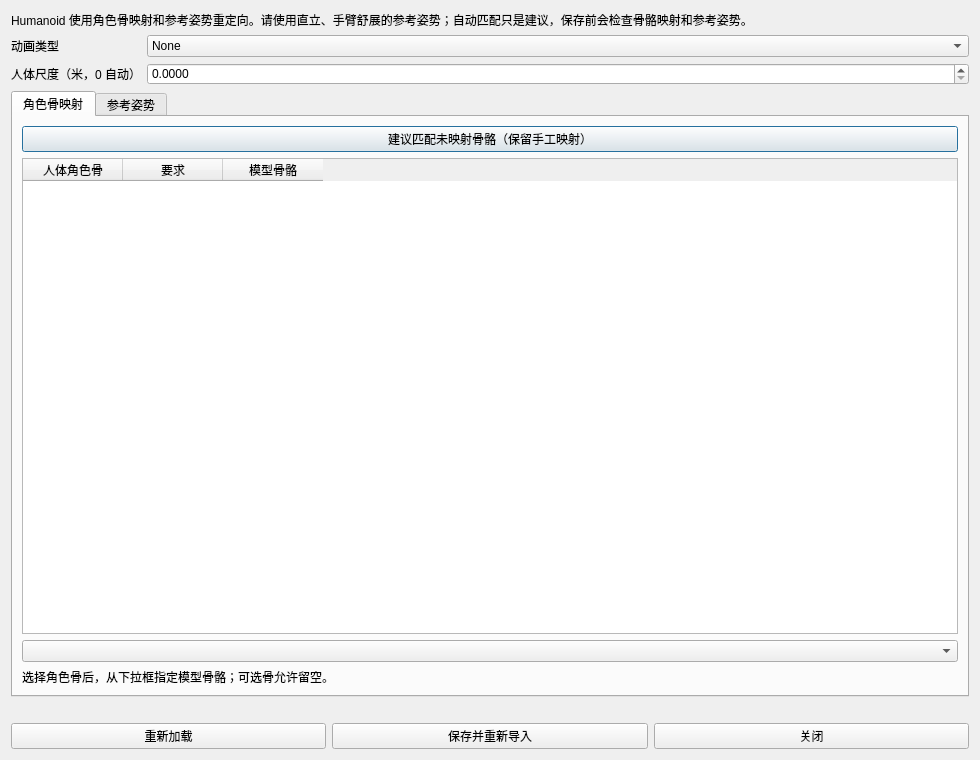
<?xml version='1.0' encoding='UTF-8'?>
<ui version="4.0">
 <class>ModelRigDialogForm</class>
 <widget class="QDialog" name="ModelRigDialogForm">
  <property name="windowTitle">
   <string>Humanoid Avatar · 骨架配置</string>
  </property>
  <property name="geometry">
   <rect>
    <x>0</x>
    <y>0</y>
    <width>980</width>
    <height>760</height>
   </rect>
  </property>
  <property name="styleSheet">
   <string>QLabel#statusLabel { color: #e8b55c; }</string>
  </property>
  <layout class="QVBoxLayout" name="mainLayout">
   <item>
    <widget class="QLabel" name="descriptionLabel">
     <property name="text">
      <string>Humanoid 使用角色骨映射和参考姿势重定向。请使用直立、手臂舒展的参考姿势；自动匹配只是建议，保存前会检查骨骼映射和参考姿势。</string>
     </property>
     <property name="wordWrap">
      <bool>true</bool>
     </property>
    </widget>
   </item>
   <item>
    <layout class="QFormLayout" name="rigForm">
     <item row="0" column="0">
      <widget class="QLabel" name="rigTypeComboLabel">
       <property name="text">
        <string>动画类型</string>
       </property>
      </widget>
     </item>
     <item row="0" column="1">
      <widget class="QComboBox" name="rigTypeCombo">
       <item>
        <property name="text">
         <string>None</string>
        </property>
       </item>
       <item>
        <property name="text">
         <string>Generic</string>
        </property>
       </item>
       <item>
        <property name="text">
         <string>Humanoid</string>
        </property>
       </item>
      </widget>
     </item>
     <item row="1" column="0">
      <widget class="QLabel" name="humanScaleSpinLabel">
       <property name="text">
        <string>人体尺度（米，0 自动）</string>
       </property>
      </widget>
     </item>
     <item row="1" column="1">
      <widget class="QDoubleSpinBox" name="humanScaleSpin">
       <property name="maximum">
        <double>100000</double>
       </property>
       <property name="decimals">
        <number>4</number>
       </property>
       <property name="keyboardTracking">
        <bool>false</bool>
       </property>
      </widget>
     </item>
    </layout>
   </item>
   <item>
    <widget class="QTabWidget" name="rigTabs">
     <widget class="QWidget" name="mappingTab">
      <attribute name="title">
       <string>角色骨映射</string>
      </attribute>
      <layout class="QVBoxLayout" name="mappingTabLayout">
       <item>
        <widget class="QPushButton" name="suggestButton">
         <property name="text">
          <string>建议匹配未映射骨骼（保留手工映射）</string>
         </property>
        </widget>
       </item>
       <item>
        <widget class="QTableWidget" name="mappingTable">
         <property name="selectionBehavior">
          <enum>QAbstractItemView::SelectRows</enum>
         </property>
         <property name="selectionMode">
          <enum>QAbstractItemView::SingleSelection</enum>
         </property>
         <column>
          <property name="text">
           <string>人体角色骨</string>
          </property>
         </column>
         <column>
          <property name="text">
           <string>要求</string>
          </property>
         </column>
         <column>
          <property name="text">
           <string>模型骨骼</string>
          </property>
         </column>
        </widget>
       </item>
       <item>
        <widget class="QComboBox" name="boneCombo" />
       </item>
       <item>
        <widget class="QLabel" name="mappingHelpLabel">
         <property name="text">
          <string>选择角色骨后，从下拉框指定模型骨骼；可选骨允许留空。</string>
         </property>
        </widget>
       </item>
      </layout>
     </widget>
     <widget class="QWidget" name="referenceTab">
      <attribute name="title">
       <string>参考姿势</string>
      </attribute>
      <layout class="QVBoxLayout" name="referenceTabLayout">
       <item>
        <widget class="QLabel" name="referenceHelpLabel">
         <property name="text">
          <string>以下是每个模型节点的局部参考 TRS。四元数顺序 XYZW；此处修改 Avatar 参考姿势，不修改 FBX。清除覆盖会恢复导入姿势。</string>
         </property>
         <property name="wordWrap">
          <bool>true</bool>
         </property>
        </widget>
       </item>
       <item>
        <widget class="QPushButton" name="resetReferenceButton">
         <property name="text">
          <string>清除参考姿势覆盖</string>
         </property>
        </widget>
       </item>
       <item>
        <widget class="QTableWidget" name="referenceTable">
         <column>
          <property name="text">
           <string>节点</string>
          </property>
         </column>
         <column>
          <property name="text">
           <string>Pos X</string>
          </property>
         </column>
         <column>
          <property name="text">
           <string>Pos Y</string>
          </property>
         </column>
         <column>
          <property name="text">
           <string>Pos Z</string>
          </property>
         </column>
         <column>
          <property name="text">
           <string>Rot X</string>
          </property>
         </column>
         <column>
          <property name="text">
           <string>Rot Y</string>
          </property>
         </column>
         <column>
          <property name="text">
           <string>Rot Z</string>
          </property>
         </column>
         <column>
          <property name="text">
           <string>Rot W</string>
          </property>
         </column>
         <column>
          <property name="text">
           <string>Scale X</string>
          </property>
         </column>
         <column>
          <property name="text">
           <string>Scale Y</string>
          </property>
         </column>
         <column>
          <property name="text">
           <string>Scale Z</string>
          </property>
         </column>
        </widget>
       </item>
      </layout>
     </widget>
    </widget>
   </item>
   <item>
    <widget class="QLabel" name="statusLabel">
     <property name="text">
      <string />
     </property>
     <property name="wordWrap">
      <bool>true</bool>
     </property>
    </widget>
   </item>
   <item>
    <layout class="QHBoxLayout" name="buttons">
     <item>
      <widget class="QPushButton" name="reloadButton">
       <property name="text">
        <string>重新加载</string>
       </property>
      </widget>
     </item>
     <item>
      <widget class="QPushButton" name="saveButton">
       <property name="text">
        <string>保存并重新导入</string>
       </property>
      </widget>
     </item>
     <item>
      <widget class="QPushButton" name="closeButton">
       <property name="text">
        <string>关闭</string>
       </property>
      </widget>
     </item>
    </layout>
   </item>
  </layout>
 </widget>
</ui>
